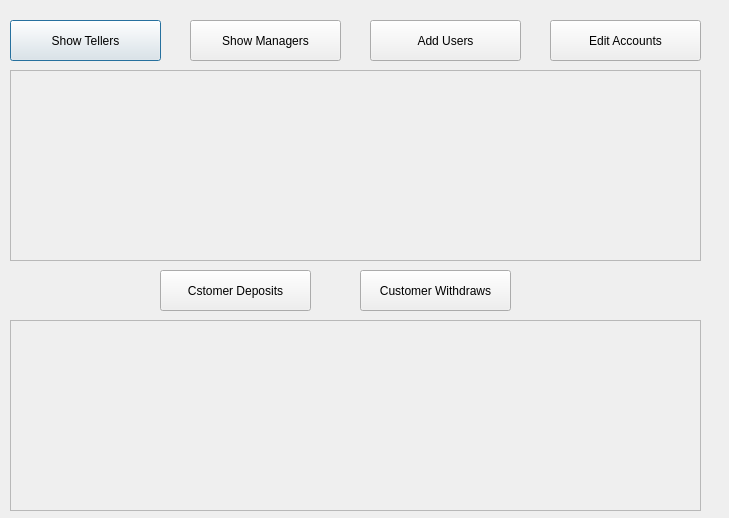
<?xml version="1.0" encoding="UTF-8"?>
<ui version="4.0">
 <class>mdashboard</class>
 <widget class="QDialog" name="mdashboard">
  <property name="geometry">
   <rect>
    <x>0</x>
    <y>0</y>
    <width>729</width>
    <height>518</height>
   </rect>
  </property>
  <property name="windowTitle">
   <string>Dialog</string>
  </property>
  <widget class="QPushButton" name="MSTellar">
   <property name="geometry">
    <rect>
     <x>10</x>
     <y>20</y>
     <width>151</width>
     <height>41</height>
    </rect>
   </property>
   <property name="text">
    <string>Show Tellers</string>
   </property>
  </widget>
  <widget class="QPushButton" name="MSManager">
   <property name="geometry">
    <rect>
     <x>190</x>
     <y>20</y>
     <width>151</width>
     <height>41</height>
    </rect>
   </property>
   <property name="text">
    <string>Show Managers</string>
   </property>
  </widget>
  <widget class="QPushButton" name="MAUsers">
   <property name="geometry">
    <rect>
     <x>370</x>
     <y>20</y>
     <width>151</width>
     <height>41</height>
    </rect>
   </property>
   <property name="text">
    <string>Add Users</string>
   </property>
  </widget>
  <widget class="QPushButton" name="MEAccounts">
   <property name="geometry">
    <rect>
     <x>550</x>
     <y>20</y>
     <width>151</width>
     <height>41</height>
    </rect>
   </property>
   <property name="text">
    <string>Edit Accounts</string>
   </property>
  </widget>
  <widget class="QScrollArea" name="MINFO">
   <property name="geometry">
    <rect>
     <x>10</x>
     <y>70</y>
     <width>691</width>
     <height>191</height>
    </rect>
   </property>
   <property name="widgetResizable">
    <bool>true</bool>
   </property>
   <widget class="QWidget" name="scrollAreaWidgetContents">
    <property name="geometry">
     <rect>
      <x>0</x>
      <y>0</y>
      <width>689</width>
      <height>189</height>
     </rect>
    </property>
   </widget>
  </widget>
  <widget class="QPushButton" name="MCDeposits">
   <property name="geometry">
    <rect>
     <x>160</x>
     <y>270</y>
     <width>151</width>
     <height>41</height>
    </rect>
   </property>
   <property name="text">
    <string>Cstomer Deposits</string>
   </property>
  </widget>
  <widget class="QPushButton" name="MCWithdraws">
   <property name="geometry">
    <rect>
     <x>360</x>
     <y>270</y>
     <width>151</width>
     <height>41</height>
    </rect>
   </property>
   <property name="text">
    <string>Customer Withdraws</string>
   </property>
  </widget>
  <widget class="QScrollArea" name="MTransaction">
   <property name="geometry">
    <rect>
     <x>10</x>
     <y>320</y>
     <width>691</width>
     <height>191</height>
    </rect>
   </property>
   <property name="widgetResizable">
    <bool>true</bool>
   </property>
   <widget class="QWidget" name="scrollAreaWidgetContents_2">
    <property name="geometry">
     <rect>
      <x>0</x>
      <y>0</y>
      <width>689</width>
      <height>189</height>
     </rect>
    </property>
   </widget>
  </widget>
 </widget>
 <resources/>
 <connections/>
</ui>
